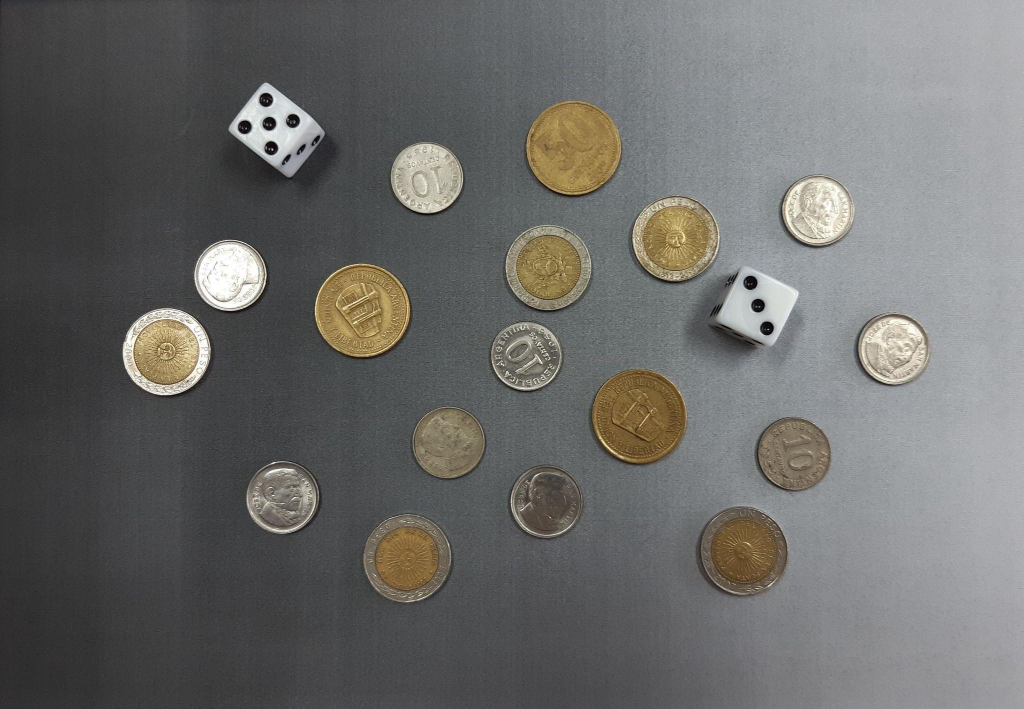
#> input picture EJ_1/dados&monedas.png, 2048 x 1418 px, found by its file name (shown at 1/2 size)
$ python coin_dice_detector.py
#> lines starting #> are read from the running program, lines starting #| are printed output that depends on the picture; after the words box and inside, x2 and y2 are one past the last pixel; in counts of white or black regions, pixels touching at a corner belong together
import cv2
import numpy as np
from matplotlib import pyplot as plt

def preprocess_image(image):
    """Preprocesamiento: conversión a escala de grises y filtrado"""
    gray = cv2.cvtColor(image, cv2.COLOR_BGR2GRAY)
    # Aplicar filtro bilateral para reducir ruido manteniendo bordes
    blurred = cv2.bilateralFilter(gray, 9, 75, 75)
    return gray, blurred

def detect_coins(image, blurred):
    """Detección de monedas usando Transformada de Hough para círculos"""
    # Detectar bordes con Canny
    edges = cv2.Canny(blurred, 50, 150)

    # Transformada de Hough para círculos
    circles = cv2.HoughCircles(
        blurred,
        cv2.HOUGH_GRADIENT,
        dp=1,
        minDist=30,  # Distancia mínima entre centros
        param1=50,   # Umbral para Canny
        param2=30,   # Umbral de acumulación
        minRadius=15, # Radio mínimo
        maxRadius=50  # Radio máximo
    )

    coins = []
    if circles is not None:
        circles = np.uint16(np.around(circles))
        for circle in circles[0, :]:
            x, y, r = circle
            coins.append({
                'center': (x, y),
                'radius': r,
                'type': 'coin',
                'area': np.pi * r * r
            })

    return coins, edges

def detect_dice(image, blurred):
    """Detección de dados usando detección de contornos rectangulares"""
    # Umbralización adaptativa
    thresh = cv2.adaptiveThreshold(
        blurred, 255,
        cv2.ADAPTIVE_THRESH_GAUSSIAN_C,
        cv2.THRESH_BINARY_INV, 11, 2
    )

    # Encontrar contornos
    contours, _ = cv2.findContours(
        thresh,
        cv2.RETR_EXTERNAL,
        cv2.CONTOUR_APPROX_SIMPLE
    )

    dice = []
    for contour in contours:
        # Calcular área y perímetro
        area = cv2.contourArea(contour)
        perimeter = cv2.arcLength(contour, True)

        # Filtrar por tamaño (dados son más grandes que puntos)
        if area < 1000 or area > 5000:
            continue

        # Aproximar el contorno a un polígono
        approx = cv2.approxPolyDP(contour, 0.04 * perimeter, True)

        # Verificar si es aproximadamente cuadrado (4 vértices)
        if len(approx) == 4:
            # Calcular el rectángulo delimitador
            x, y, w, h = cv2.boundingRect(approx)
            aspect_ratio = float(w) / h

            # Verificar relación de aspecto cercana a 1 (cuadrado)
            if 0.8 <= aspect_ratio <= 1.2:
                # Calcular circularidad (4π*área/perímetro²)
                circularity = 4 * np.pi * area / (perimeter * perimeter)

                # Los cuadrados tienen circularidad menor que círculos
                if circularity < 0.85:
                    dice.append({
                        'bbox': (x, y, w, h),
                        'center': (x + w//2, y + h//2),
                        'type': 'dice',
                        'area': area,
                        'contour': approx
                    })

    return dice

def classify_by_color(image, coins):
    """Clasificar monedas por color (plateadas, doradas, bicolores)"""
    for coin in coins:
        x, y = coin['center']
        r = coin['radius']

        # Crear máscara circular
        mask = np.zeros(image.shape[:2], dtype=np.uint8)
        cv2.circle(mask, (x, y), r, 255, -1)

        # Extraer región de la moneda
        roi = cv2.bitwise_and(image, image, mask=mask)

        # Calcular color promedio en espacio HSV
        hsv = cv2.cvtColor(roi, cv2.COLOR_BGR2HSV)
        pixels = hsv[mask == 255]

        if len(pixels) > 0:
            avg_hue = np.mean(pixels[:, 0])
            avg_sat = np.mean(pixels[:, 1])
            avg_val = np.mean(pixels[:, 2])

            # Clasificación por color
            if avg_sat < 50:  # Baja saturación = plateada
                coin['color'] = 'plateada'
            elif 15 <= avg_hue <= 35:  # Rango amarillo-dorado
                coin['color'] = 'dorada'
            else:
                # Analizar si es bicolor (variación en anillo exterior vs centro)
                center_mask = np.zeros(image.shape[:2], dtype=np.uint8)
                cv2.circle(center_mask, (x, y), r//2, 255, -1)
                center_pixels = hsv[center_mask == 255]

                if len(center_pixels) > 0:
                    center_sat = np.mean(center_pixels[:, 1])
                    if abs(avg_sat - center_sat) > 30:
                        coin['color'] = 'bicolor'
                    else:
                        coin['color'] = 'plateada'
        else:
            coin['color'] = 'desconocida'

    return coins

# [68 lines left out: functions remove_duplicates, draw_results, not called in this run]

def analyze_image(image_path):
    """Función principal de análisis"""
#> called with image_path = 'dados&monedas.png'
    # Cargar imagen
    image = cv2.imread(image_path)
#> image is the input picture: shape (1418, 2048, 3); mean B, G, R 105.6, 107.4, 107.5
    if image is None:
        print(f"Error: No se pudo cargar la imagen {image_path}")
        return

    print("=== ANÁLISIS DE PROCESAMIENTO DE IMÁGENES DIGITALES ===\n")

    # 1. Preprocesamiento
    print("1. PREPROCESAMIENTO")
    gray, blurred = preprocess_image(image)
#> in preprocess_image, `gray = cv2.cvtColor(image, cv2.COLOR_BGR2GRAY)`:
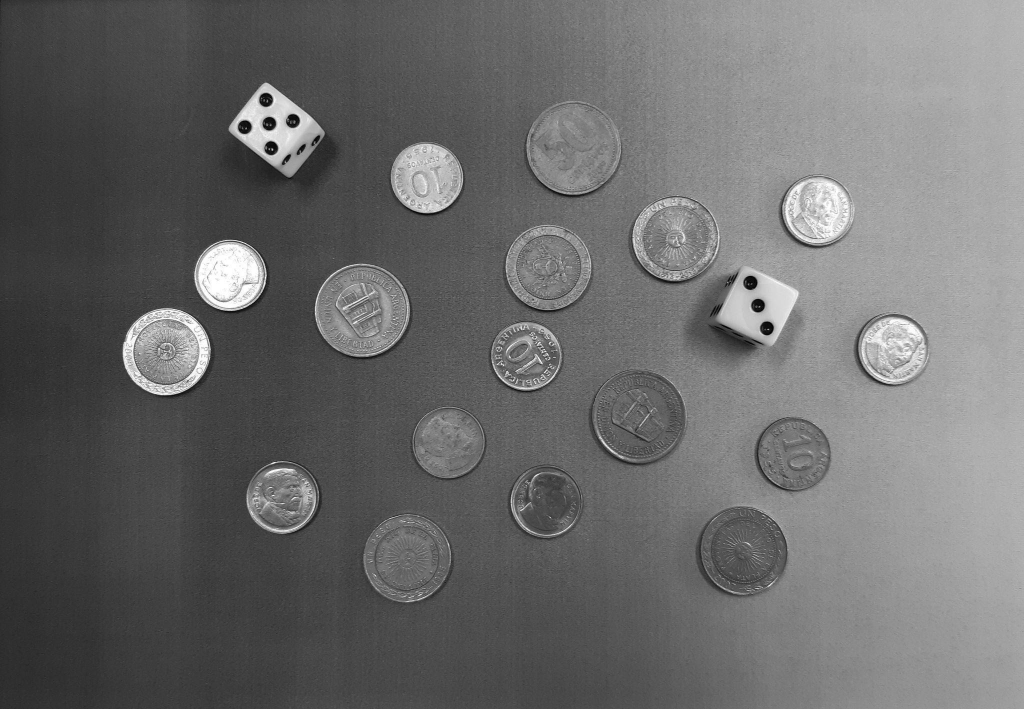
#> gray: shape (1418, 2048) (shown at 1/2 size); min 0, max 255, mean 107.2
    print("   ✓ Conversión a escala de grises")
    print("   ✓ Filtrado bilateral aplicado\n")

    # 2. Detección de monedas
    print("2. DETECCIÓN DE MONEDAS")
    coins, edges = detect_coins(image, blurred)
#> in detect_coins, `edges = cv2.Canny(blurred, 50, 150)`:
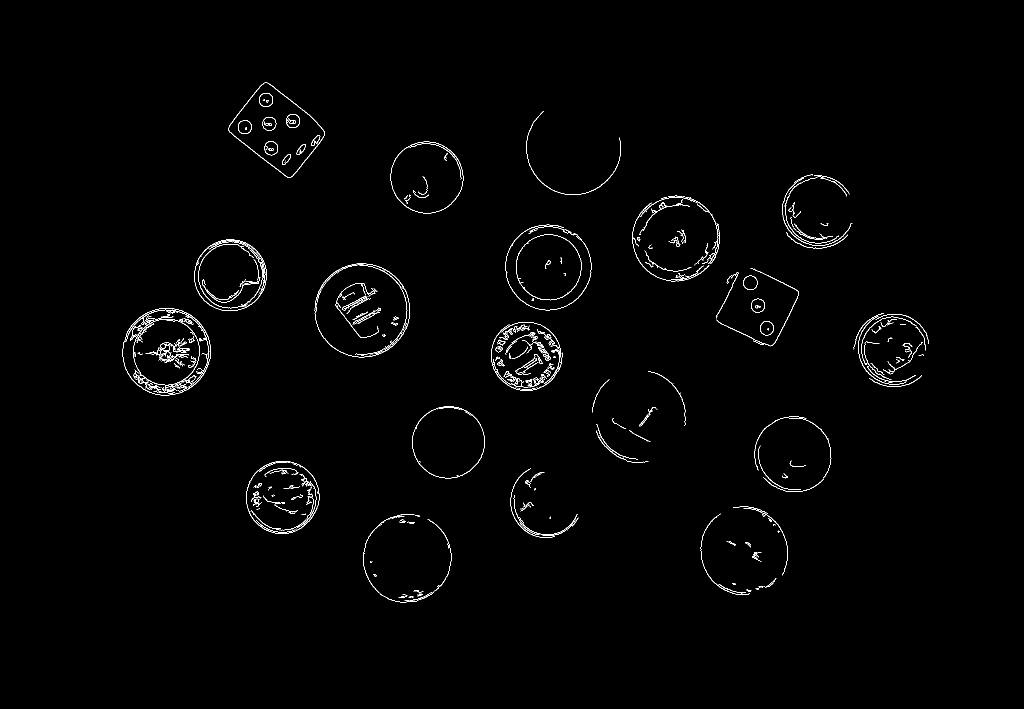
#> edges: shape (1418, 2048) (shown at 1/2 size); 0.95% white in thin lines or dots, all inside (x1, y1, x2, y2) = (245, 165, 1858, 1205)
#> in detect_coins, `circles = cv2.HoughCircles( blurred, cv2.HOUGH_GRADIENT, dp=1, minDist..`: circles = 38 rows, first 8: [315.5, 669.5, 49.4], [343.5, 738.5, 49.4], [301.5, 708.5, 49.4], [367.5, 716.5, 49.4], [1037.5, 692.5, 47.2], [307.5, 738.5, 45], [1052.5, 725.5, 45], [351.5, 664.5, 45]
#> in detect_coins, `circles = np.uint16(np.around(circles))`: circles = 38 rows, first 8: [316, 670, 49], [344, 738, 49], [302, 708, 49], [368, 716, 49], [1038, 692, 47], [308, 738, 45], [1052, 726, 45], [352, 664, 45]
#> the loop in detect_coins, `for circle in circles[0, :]:` made 38 passes
#> (x, y, r) on passes 1 to 12: (316, 670, 49), (344, 738, 49), (302, 708, 49), (368, 716, 49), (1038, 692, 47), (308, 738, 45), (1052, 726, 45), (352, 664, 45), (1808, 690, 49), (582, 1002, 49), (746, 658, 49), (718, 608, 40)
#> after the loop in detect_coins, `for circle in circles[0, :]:`: coins = 38 items
#> coins = 38 items
    print(f"   ✓ Transformada de Hough para círculos")
    print(f"   ✓ Monedas detectadas (inicial): {len(coins)}\n")
#|    ✓ Monedas detectadas (inicial): 38

    # 3. Clasificación por color
    print("3. CLASIFICACIÓN CROMÁTICA")
    coins = classify_by_color(image, coins)
#> the loop in classify_by_color, `for coin in coins:` made 38 passes
#> (x, y, r, avg_hue, avg_sat, avg_val) on passes 1 to 12: (316, 670, 49, 20.7, 82.72, 187.2), (344, 738, 49, 20.06, 90.23, 175.8), (302, 708, 49, 20.38, 96.99, 175.8), (368, 716, 49, 22.22, 78.61, 191.3), (1038, 692, 47, 25.77, 28.62, 129.4), (308, 738, 45, 20.06, 91.5, 171.5), (1052, 726, 45, 25.07, 31.06, 124.5), (352, 664, 45, 22.64, 72.66, 193.7), (1808, 690, 49, 20.19, 33.27, 205.3), (582, 1002, 49, 19.66, 28.96, 132.2), (746, 658, 49, 20.44, 125.5, 162.3), (718, 608, 40, 20.42, 125.8, 158.3)
#> pass 1, in classify_by_color, `roi = cv2.bitwise_and(image, image, mask=mask)`:
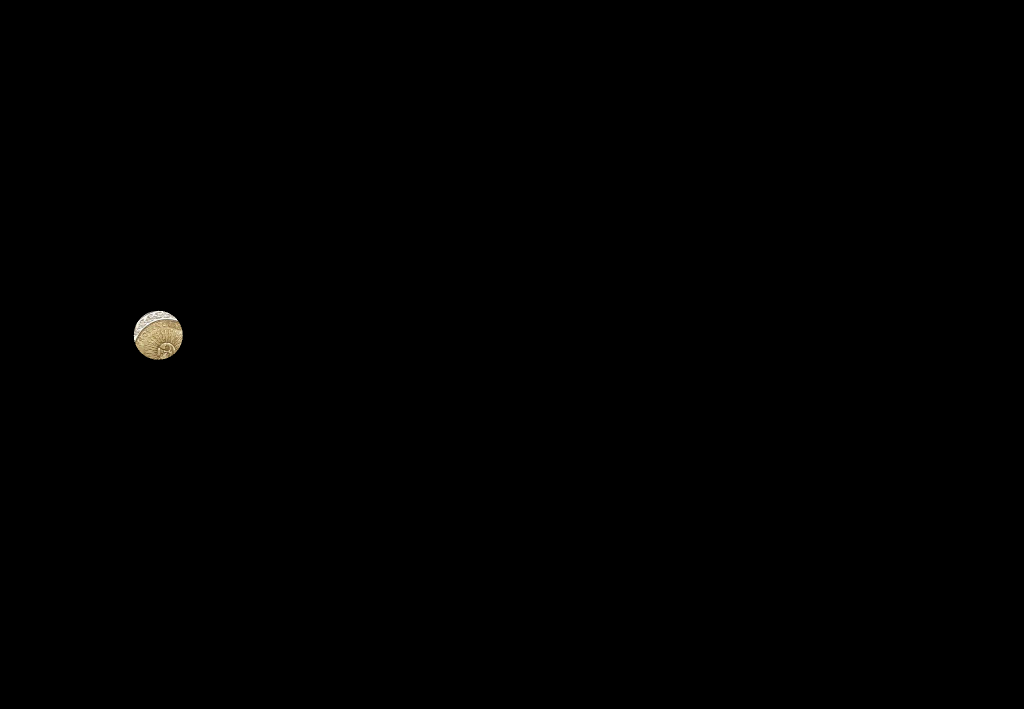
#> roi: shape (1418, 2048, 3) (shown at 1/2 size); mean B, G, R 0.3, 0.4, 0.5
#> after the loop in classify_by_color, `for coin in coins:`:
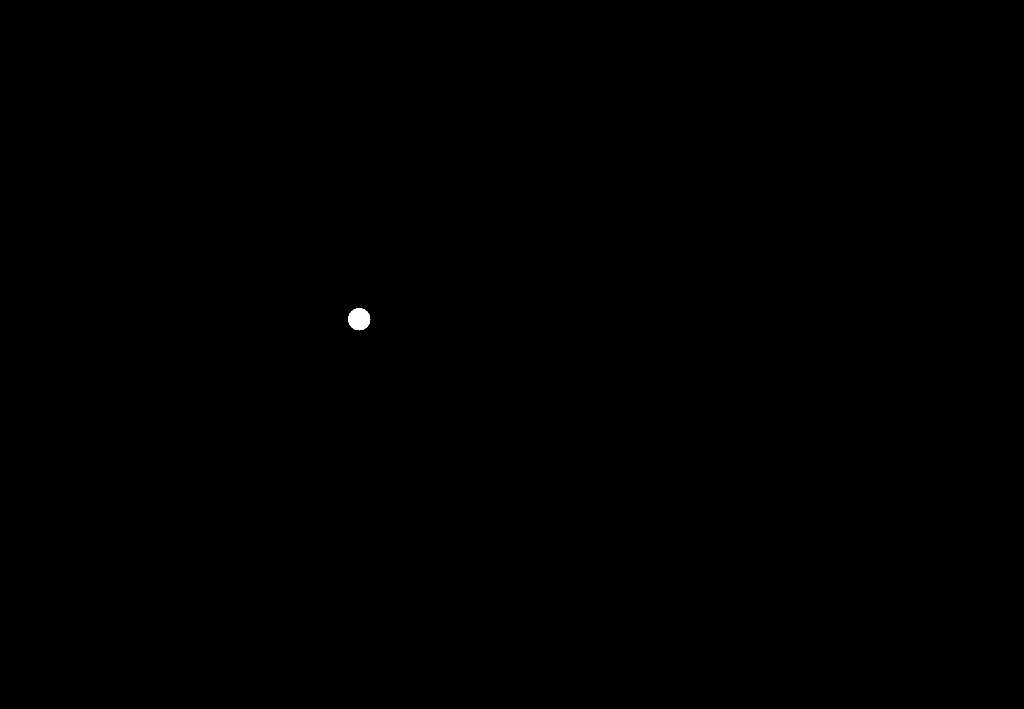
#> mask: shape (1418, 2048) (shown at 1/2 size); 0.05% white; 1 white region, box (x1, y1, x2, y2) and area: (696, 616, 741, 661) 1517
    print("   ✓ Análisis en espacio HSV")
    plateadas = sum(1 for c in coins if c.get('color') == 'plateada')
#> plateadas = 18
    doradas = sum(1 for c in coins if c.get('color') == 'dorada')
#> doradas = 20
    bicolores = sum(1 for c in coins if c.get('color') == 'bicolor')
#> bicolores = 0
    print(f"   - Plateadas: {plateadas}")
#|    - Plateadas: 18
    print(f"   - Doradas: {doradas}")
#|    - Doradas: 20
    print(f"   - Bicolores: {bicolores}\n")
#|    - Bicolores: 0

    # 4. Detección de dados
    print("4. DETECCIÓN DE DADOS")
    dice = detect_dice(image, blurred)
#> in detect_dice, `thresh = cv2.adaptiveThreshold( blurred, 255, cv2.ADAPTIVE_THRESH_GAUS..`:
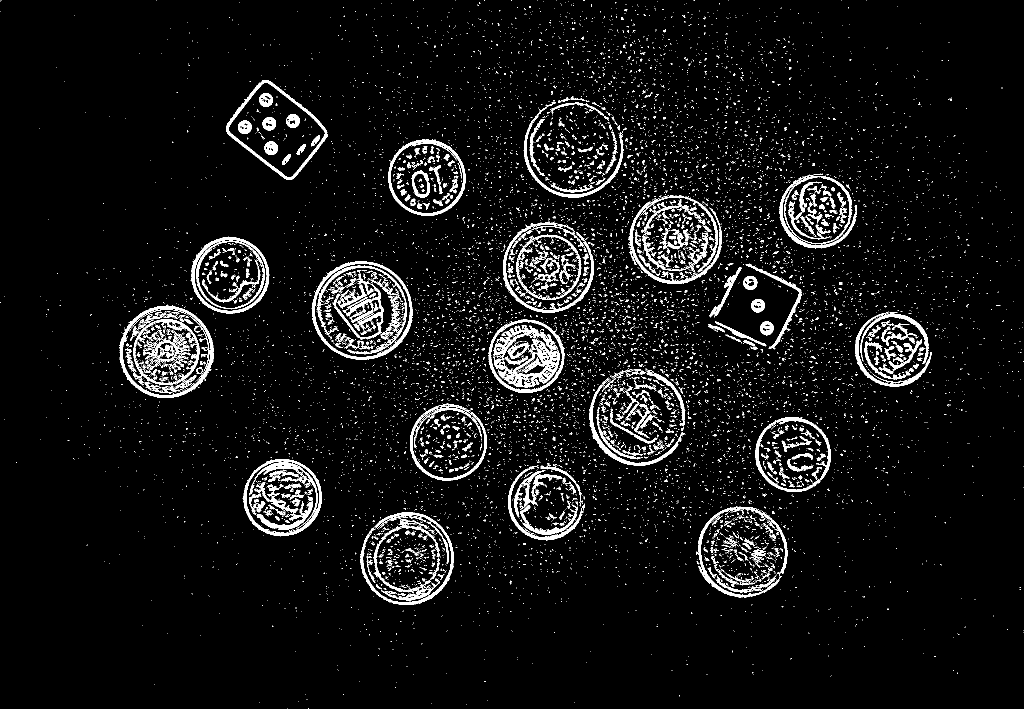
#> thresh: shape (1418, 2048) (shown at 1/2 size); 5.7% white; 12927 white regions (12223 under 20 px), largest, box (x1, y1, x2, y2) and area: (486, 918, 644, 1073) 4419, (987, 677, 1120, 775) 4154, (238, 609, 428, 796) 3558
    print(f"   ✓ Detección de contornos rectangulares")
    print(f"   ✓ Dados detectados: {len(dice)}\n")

    # 5. Eliminación de duplicados
    print("5. VALIDACIÓN Y FILTRADO")
    coins = remove_duplicates(coins)
    dice = remove_duplicates(dice)
    print(f"   ✓ Duplicados eliminados")
    print(f"   ✓ Monedas finales: {len(coins)}")
    print(f"   ✓ Dados finales: {len(dice)}\n")

    # 6. Resultados finales
    print("=" * 50)
    print(f"TOTAL DE OBJETOS DETECTADOS: {len(coins) + len(dice)}")
    print(f"  • Monedas: {len(coins)}")
    print(f"  • Dados: {len(dice)}")
    print("=" * 50)

    # Dibujar resultados
    result = draw_results(image, coins, dice)

    # Visualización
    fig, axes = plt.subplots(2, 2, figsize=(15, 12))

    # Original
    axes[0, 0].imshow(cv2.cvtColor(image, cv2.COLOR_BGR2RGB))
    axes[0, 0].set_title('Imagen Original')
    axes[0, 0].axis('off')

    # Escala de grises
    axes[0, 1].imshow(gray, cmap='gray')
    axes[0, 1].set_title('Escala de Grises')
    axes[0, 1].axis('off')

    # Detección de bordes
    axes[1, 0].imshow(edges, cmap='gray')
    axes[1, 0].set_title('Detección de Bordes (Canny)')
    axes[1, 0].axis('off')

    # Resultado final
    axes[1, 1].imshow(cv2.cvtColor(result, cv2.COLOR_BGR2RGB))
    axes[1, 1].set_title(f'Resultado: {len(coins)} monedas + {len(dice)} dados')
    axes[1, 1].axis('off')

    plt.tight_layout()
    plt.savefig('resultado_analisis.png', dpi=150, bbox_inches='tight')
    print("\n✓ Imagen de resultado guardada como 'resultado_analisis.png'")
    plt.show()

    return coins, dice, result

# Uso del programa
# if __name__ == "__main__":
    # Reemplazar con la ruta de tu imagen
image_path = "dados&monedas.png"

#> (the run stopped early here; a loop or call above may not have finished)
